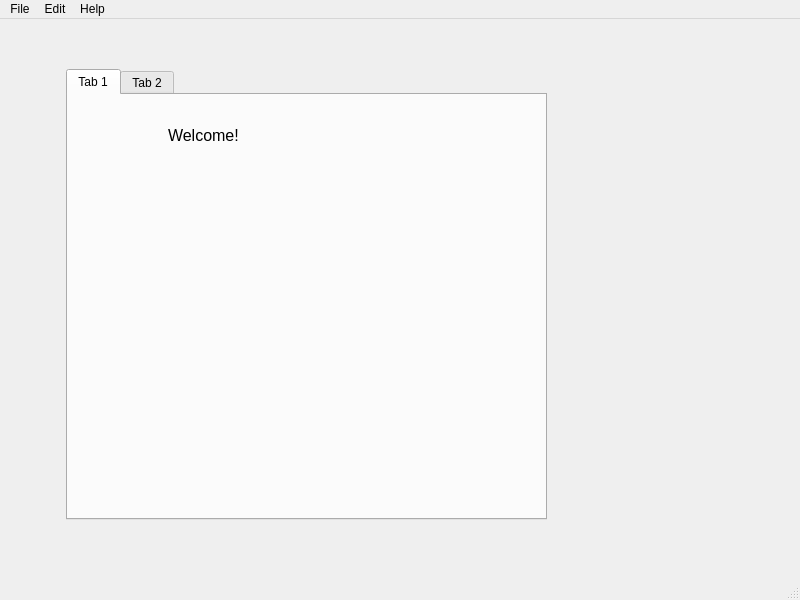
<?xml version="1.0" encoding="UTF-8"?>
<ui version="4.0">
 <class>Juno</class>
 <widget class="QMainWindow" name="Juno">
  <property name="geometry">
   <rect>
    <x>0</x>
    <y>0</y>
    <width>800</width>
    <height>600</height>
   </rect>
  </property>
  <property name="windowTitle">
   <string>MainWindow</string>
  </property>
  <widget class="QWidget" name="centralwidget">
   <widget class="QTabWidget" name="tabWidget">
    <property name="geometry">
     <rect>
      <x>66</x>
      <y>50</y>
      <width>481</width>
      <height>451</height>
     </rect>
    </property>
    <property name="currentIndex">
     <number>0</number>
    </property>
    <widget class="QWidget" name="tab">
     <attribute name="title">
      <string>Tab 1</string>
     </attribute>
     <widget class="QLabel" name="label_2">
      <property name="geometry">
       <rect>
        <x>70</x>
        <y>80</y>
        <width>281</width>
        <height>311</height>
       </rect>
      </property>
      <property name="text">
       <string/>
      </property>
      <property name="pixmap">
       <pixmap>assets/res/mmexport1586532194360.webp</pixmap>
      </property>
      <property name="scaledContents">
       <bool>true</bool>
      </property>
     </widget>
     <widget class="QLabel" name="label">
      <property name="geometry">
       <rect>
        <x>100</x>
        <y>30</y>
        <width>271</width>
        <height>20</height>
       </rect>
      </property>
      <property name="font">
       <font>
        <family>Arial</family>
        <pointsize>12</pointsize>
       </font>
      </property>
      <property name="text">
       <string>Welcome!</string>
      </property>
     </widget>
    </widget>
    <widget class="QWidget" name="tab_2">
     <attribute name="title">
      <string>Tab 2</string>
     </attribute>
     <widget class="QScrollArea" name="scrollArea">
      <property name="geometry">
       <rect>
        <x>60</x>
        <y>50</y>
        <width>341</width>
        <height>331</height>
       </rect>
      </property>
      <property name="widgetResizable">
       <bool>true</bool>
      </property>
      <widget class="QWidget" name="scrollAreaWidgetContents">
       <property name="geometry">
        <rect>
         <x>0</x>
         <y>0</y>
         <width>339</width>
         <height>329</height>
        </rect>
       </property>
      </widget>
     </widget>
    </widget>
   </widget>
  </widget>
  <widget class="QMenuBar" name="menubar">
   <property name="geometry">
    <rect>
     <x>0</x>
     <y>0</y>
     <width>800</width>
     <height>23</height>
    </rect>
   </property>
   <widget class="QMenu" name="menuFile">
    <property name="title">
     <string>File</string>
    </property>
   </widget>
   <widget class="QMenu" name="menuEdit">
    <property name="title">
     <string>Edit</string>
    </property>
   </widget>
   <widget class="QMenu" name="menuHelp">
    <property name="title">
     <string>Help</string>
    </property>
   </widget>
   <addaction name="menuFile"/>
   <addaction name="menuEdit"/>
   <addaction name="menuHelp"/>
  </widget>
  <widget class="QStatusBar" name="statusbar"/>
 </widget>
 <resources/>
 <connections/>
</ui>
